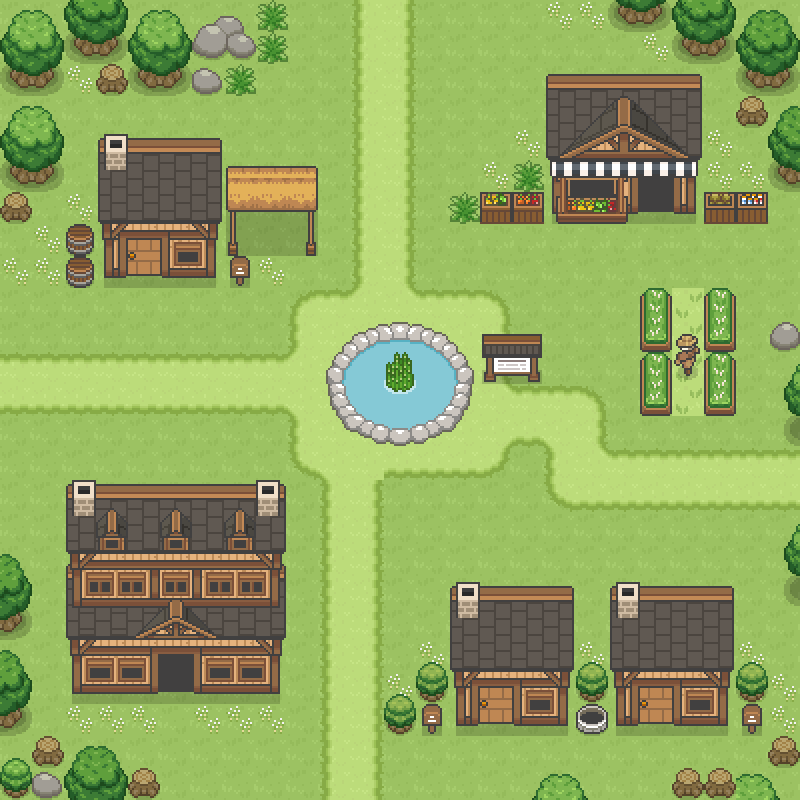

Below is a game level as drawn by its tile map, then a one-line description and the .tmx file that defines it, in full:
An orthogonal 25x25 tile map with 32x32 px tiles, 4 tile layers (grass, paths, buildings, trees), 3 tilesets.

<map version="1.10" tiledversion="1.11.2" orientation="orthogonal" renderorder="right-down" width="25" height="25" tilewidth="32" tileheight="32" infinite="0" nextlayerid="5" nextobjectid="1">
 <tileset firstgid="1" source="grass.tsx" />
 <tileset firstgid="257" source="woodcity2.tsx" />
 <tileset firstgid="513" source="trees.tsx" />
 <layer id="1" name="grass" width="25" height="25">
  <data encoding="csv">
17,17,17,17,17,17,17,17,17,17,17,17,17,17,17,17,17,17,17,17,17,17,17,17,17,
17,17,17,17,17,17,17,17,17,17,17,17,17,17,17,17,17,17,17,17,17,17,17,17,17,
17,17,17,17,17,17,17,17,17,17,17,17,17,17,17,17,17,17,17,17,17,17,17,17,17,
17,17,17,17,17,17,17,17,17,17,17,17,17,17,17,17,17,17,17,17,17,17,17,17,17,
17,17,17,17,17,17,17,17,17,17,17,17,17,17,17,17,17,17,17,17,17,17,17,17,17,
17,17,17,17,17,17,17,17,17,17,17,17,17,17,17,17,17,17,17,17,17,17,17,17,17,
17,17,17,17,17,17,17,17,17,17,17,17,17,17,17,17,17,17,17,17,17,17,17,17,17,
17,17,17,17,17,17,17,17,17,17,17,17,17,17,17,17,17,17,17,17,17,17,17,17,17,
17,17,17,17,17,17,17,17,17,17,17,17,17,17,17,17,17,17,17,17,17,17,17,17,17,
17,17,17,17,17,17,17,17,17,17,17,17,17,17,17,17,17,17,17,17,17,17,17,17,17,
17,17,17,17,17,17,17,17,17,17,17,17,17,17,17,17,17,17,17,17,17,17,17,17,17,
17,17,17,17,17,17,17,17,17,17,17,17,17,17,17,17,17,17,17,17,17,17,17,17,17,
17,17,17,17,17,17,17,17,17,17,17,17,17,17,17,17,17,17,17,17,17,17,17,17,17,
17,17,17,17,17,17,17,17,17,17,17,17,17,17,17,17,17,17,17,17,17,17,17,17,17,
17,17,17,17,17,17,17,17,17,17,17,17,17,17,17,17,17,17,17,17,17,17,17,17,17,
17,17,17,17,17,17,17,17,17,17,17,17,17,17,17,17,17,17,17,17,17,17,17,17,17,
17,17,17,17,17,17,17,17,17,17,17,17,17,17,17,17,17,17,17,17,17,17,17,17,17,
17,17,17,17,17,17,17,17,17,17,17,17,17,17,17,17,17,17,17,17,17,17,17,17,17,
17,17,17,17,17,17,17,17,17,17,17,17,17,17,17,17,17,17,17,17,17,17,17,17,17,
17,17,17,17,17,17,17,17,17,17,17,17,17,17,17,17,17,17,17,17,17,17,17,17,17,
17,17,17,17,17,17,17,17,17,17,17,17,17,17,17,17,17,17,17,17,17,17,17,17,17,
17,17,17,17,17,17,17,17,17,17,17,17,17,17,17,17,17,17,17,17,17,17,17,17,17,
17,17,17,17,17,17,17,17,17,17,17,17,17,17,17,17,17,17,17,17,17,17,17,17,17,
17,17,17,17,17,17,17,17,17,17,17,17,17,17,17,17,17,17,17,17,17,17,17,17,17,
17,17,17,17,17,17,17,17,17,17,17,17,17,17,17,17,17,17,17,17,17,17,17,17,17
</data>
 </layer>
 <layer id="4" name="paths" width="25" height="25">
  <data encoding="csv">
0,0,0,0,0,0,0,0,0,0,0,49,51,0,0,0,0,2,2,0,0,0,0,0,0,
0,0,0,0,0,0,0,0,0,0,0,49,51,0,0,0,0,0,0,0,2,0,0,0,0,
0,0,2,2,0,0,0,0,0,0,0,49,51,0,0,0,0,0,0,0,0,0,0,0,0,
0,0,0,0,0,0,0,0,0,0,0,49,51,0,0,0,0,0,0,0,0,0,0,0,0,
0,0,0,0,0,0,0,0,0,0,0,49,51,0,0,0,2,0,0,0,0,0,2,0,0,
0,0,0,0,0,0,0,0,0,0,0,49,51,0,0,2,0,0,0,0,0,0,2,2,0,
0,0,2,0,0,0,0,0,0,0,0,49,51,0,0,0,0,0,0,0,0,0,0,0,0,
0,2,0,0,0,0,0,0,0,0,0,49,51,0,0,19,19,19,19,19,19,0,0,0,0,
2,2,0,0,0,0,0,0,2,0,0,49,51,0,19,19,0,0,0,0,0,0,0,0,0,
0,0,0,0,17,0,0,0,0,33,34,36,37,34,34,35,0,0,0,0,0,20,0,0,0,
0,0,0,0,17,0,0,0,0,49,50,50,50,50,50,51,0,0,0,0,0,20,0,0,0,
34,34,34,34,34,34,34,34,34,36,50,50,0,0,50,51,0,0,0,0,0,20,0,0,0,
66,66,66,66,66,66,66,66,66,52,50,50,0,0,50,37,34,34,35,0,0,20,0,0,0,
0,0,0,0,0,0,0,0,0,49,50,50,50,50,50,53,66,52,51,0,0,0,0,0,0,
0,0,0,0,0,0,0,0,0,65,52,50,66,66,66,67,0,49,37,34,34,34,34,34,34,
0,0,0,0,0,0,0,0,0,0,49,51,0,0,0,0,0,65,66,66,66,66,66,66,66,
0,0,0,0,0,0,0,0,0,0,49,51,0,0,0,0,0,0,0,0,0,0,0,0,0,
0,0,0,0,0,0,0,0,0,0,49,51,0,0,0,0,0,0,0,0,0,0,0,0,0,
0,0,0,0,0,0,0,0,0,0,49,51,0,0,0,0,0,0,0,0,0,0,0,0,0,
0,0,0,0,0,0,0,0,0,0,49,51,0,0,0,0,0,0,0,0,0,0,0,0,0,
0,0,0,0,0,0,0,0,0,0,49,51,0,2,0,0,0,0,2,0,0,0,0,2,0,
0,0,0,0,0,0,0,0,0,0,49,51,2,2,0,0,0,0,0,0,0,0,0,2,2,
0,0,2,2,2,17,2,2,2,0,49,51,0,0,0,0,0,0,0,0,0,0,0,0,2,
0,0,0,0,0,17,17,17,17,17,49,51,17,17,17,17,17,17,17,17,17,0,0,0,0,
0,0,0,0,0,0,0,0,0,0,49,51,0,0,0,0,0,0,0,0,0,0,0,0,0
</data>
 </layer>
 <layer id="2" name="buildings" width="25" height="25">
  <data encoding="csv">
0,0,0,0,0,0,0,0,0,0,0,0,0,0,0,0,0,0,0,0,0,0,0,0,0,
0,0,0,0,0,0,0,0,0,0,0,0,0,0,0,0,0,0,0,0,0,0,0,0,0,
0,0,0,0,0,0,0,0,0,0,0,0,0,0,0,0,0,417,418,419,420,421,0,0,0,
0,0,0,0,0,0,0,0,0,0,0,0,0,0,0,0,0,433,434,435,436,437,0,0,0,
0,0,0,273,274,275,276,0,0,0,0,0,0,0,0,0,0,449,450,451,452,453,0,0,0,
0,0,0,289,290,291,292,377,378,379,0,0,0,0,0,0,0,465,466,467,468,469,0,0,0,
0,0,0,305,306,307,308,393,394,395,0,0,0,0,0,497,498,481,482,483,484,485,500,501,0,
0,0,382,321,322,323,324,409,410,411,0,0,0,0,0,0,0,0,0,0,0,0,0,0,0,
0,0,382,337,338,339,340,310,0,0,0,0,0,0,0,0,0,0,0,0,0,0,0,0,0,
0,0,0,0,0,0,0,0,0,0,0,0,0,0,0,0,0,0,0,0,400,0,400,0,0,
0,0,0,0,0,0,0,0,0,0,353,354,355,356,357,295,296,0,0,0,416,396,416,0,0,
0,0,0,0,0,0,0,0,0,0,369,370,371,372,373,311,312,0,0,0,400,412,400,0,0,
0,0,0,0,0,0,0,0,0,0,385,386,387,388,389,0,0,0,0,0,416,0,416,0,0,
0,0,0,0,0,0,0,0,0,0,401,402,403,404,405,0,0,0,0,0,0,0,0,0,0,
0,0,0,0,0,0,0,0,0,0,0,0,0,0,0,0,0,0,0,0,0,0,0,0,0,
0,0,265,266,267,268,269,270,271,0,0,0,0,0,0,0,0,0,0,0,0,0,0,0,0,
0,0,281,282,283,284,285,286,287,0,0,0,0,0,0,0,0,0,0,0,0,0,0,0,0,
0,0,297,298,299,300,301,302,303,0,0,0,0,0,0,0,0,0,0,0,0,0,0,0,0,
0,0,313,314,315,316,317,318,319,0,0,0,0,0,273,274,275,276,0,273,274,275,276,0,0,
0,0,329,330,331,332,333,334,335,0,0,0,0,0,289,290,291,292,0,289,290,291,292,0,0,
0,0,345,346,347,348,349,350,351,0,0,0,0,0,305,306,307,308,0,305,306,307,308,0,0,
0,0,361,362,363,364,365,366,367,0,0,0,0,0,321,322,323,324,0,321,322,323,324,0,0,
0,0,0,0,0,0,0,0,0,0,0,0,0,310,337,338,339,340,359,337,338,339,340,310,0,
0,0,0,0,0,0,0,0,0,0,0,0,0,0,0,0,0,0,0,0,0,0,0,0,0,
0,0,0,0,0,0,0,0,0,0,0,0,0,0,0,0,0,0,0,0,0,0,0,0,0
</data>
 </layer>
 <layer id="3" name="trees" width="25" height="25">
  <data encoding="csv">
516,517,580,581,516,517,633,634,529,0,0,0,0,0,0,0,0,0,0,596,597,580,581,564,565,
532,533,596,597,532,533,649,650,529,0,0,0,0,0,0,0,0,0,0,0,0,596,597,580,581,
548,549,0,619,548,549,617,529,0,0,0,0,0,0,0,0,0,0,0,0,0,0,0,596,597,
516,517,0,0,0,0,0,0,0,0,0,0,0,0,0,0,0,0,0,0,0,0,0,619,564,
532,533,0,0,0,0,0,0,0,0,0,0,0,0,0,0,0,0,0,0,0,0,0,0,580,
548,549,0,0,0,0,0,0,0,0,0,0,0,0,0,0,529,0,0,0,0,0,0,0,596,
619,0,0,0,0,0,0,0,0,0,0,0,0,0,529,0,0,0,0,0,0,0,0,0,0,
0,0,0,0,0,0,0,0,0,0,0,0,0,0,0,0,0,0,0,0,0,0,0,0,0,
0,0,0,0,0,0,0,0,0,0,0,0,0,0,0,0,0,0,0,0,0,0,0,0,0,
0,0,0,0,0,0,0,0,0,0,0,0,0,0,0,0,0,0,0,0,0,0,0,0,0,
0,0,0,0,0,0,0,0,0,0,0,0,0,0,0,0,0,0,0,0,0,0,0,0,618,
0,0,0,0,0,0,0,0,0,0,0,0,0,0,0,0,0,0,0,0,0,0,0,0,518,
0,0,0,0,0,0,0,0,0,0,0,0,0,0,0,0,0,0,0,0,0,0,0,0,534,
0,0,0,0,0,0,0,0,0,0,0,0,0,0,0,0,0,0,0,0,0,0,0,0,550,
0,0,0,0,0,0,0,0,0,0,0,0,0,0,0,0,0,0,0,0,0,0,0,0,0,
0,0,0,0,0,0,0,0,0,0,0,0,0,0,0,0,0,0,0,0,0,0,0,0,0,
0,0,0,0,0,0,0,0,0,0,0,0,0,0,0,0,0,0,0,0,0,0,0,0,518,
565,0,0,0,0,0,0,0,0,0,0,0,0,0,0,0,0,0,0,0,0,0,0,0,534,
581,0,0,0,0,0,0,0,0,0,0,0,0,0,0,0,0,0,0,0,0,0,0,0,550,
597,0,0,0,0,0,0,0,0,0,0,0,0,0,0,0,0,0,0,0,0,0,0,0,0,
565,0,0,0,0,0,0,0,0,0,0,0,0,627,0,0,0,0,627,0,0,0,0,627,0,
581,0,0,0,0,0,0,0,0,0,0,0,627,643,0,0,0,0,643,0,0,0,0,643,0,
597,0,0,0,0,0,0,0,0,0,0,0,643,0,0,0,0,0,0,0,0,0,0,0,0,
579,619,564,565,0,0,0,0,0,0,0,0,0,0,0,0,0,0,0,0,0,0,0,0,619,
595,617,580,581,619,0,0,0,0,0,0,0,0,0,0,0,518,519,520,0,0,619,619,519,520
</data>
 </layer>
</map>
